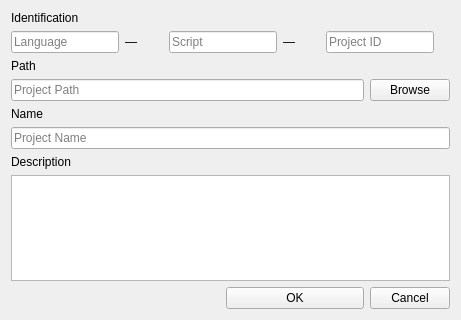
<?xml version="1.0" encoding="UTF-8"?>
<ui version="4.0">
 <class>MenuProjectAdd</class>
 <widget class="QWidget" name="MenuProjectAdd">
  <property name="geometry">
   <rect>
    <x>0</x>
    <y>0</y>
    <width>461</width>
    <height>320</height>
   </rect>
  </property>
  <property name="windowTitle">
   <string>Rapuma - New Project</string>
  </property>
  <property name="toolTip">
   <string>Create a new Rapuma project</string>
  </property>
  <layout class="QGridLayout" name="gridLayout">
   <item row="0" column="0">
    <widget class="QLabel" name="labelIdentification">
     <property name="text">
      <string>Identification</string>
     </property>
    </widget>
   </item>
   <item row="1" column="0">
    <widget class="QLineEdit" name="lineEditLangId">
     <property name="sizePolicy">
      <sizepolicy hsizetype="Fixed" vsizetype="Fixed">
       <horstretch>0</horstretch>
       <verstretch>0</verstretch>
      </sizepolicy>
     </property>
     <property name="focusPolicy">
      <enum>Qt::StrongFocus</enum>
     </property>
     <property name="toolTip">
      <string>Ethnologue 3 letter language code</string>
     </property>
     <property name="whatsThis">
      <string/>
     </property>
     <property name="text">
      <string/>
     </property>
     <property name="maxLength">
      <number>3</number>
     </property>
     <property name="placeholderText">
      <string>Language</string>
     </property>
    </widget>
   </item>
   <item row="1" column="1">
    <widget class="QLabel" name="labelDash_1">
     <property name="text">
      <string>—</string>
     </property>
    </widget>
   </item>
   <item row="1" column="2" colspan="2">
    <widget class="QLineEdit" name="lineEditScriptId">
     <property name="sizePolicy">
      <sizepolicy hsizetype="Fixed" vsizetype="Fixed">
       <horstretch>0</horstretch>
       <verstretch>0</verstretch>
      </sizepolicy>
     </property>
     <property name="focusPolicy">
      <enum>Qt::StrongFocus</enum>
     </property>
     <property name="toolTip">
      <string>ISO 4 letter script code</string>
     </property>
     <property name="text">
      <string/>
     </property>
     <property name="maxLength">
      <number>4</number>
     </property>
     <property name="placeholderText">
      <string>Script</string>
     </property>
    </widget>
   </item>
   <item row="1" column="4">
    <widget class="QLabel" name="labelDash_2">
     <property name="text">
      <string>—</string>
     </property>
    </widget>
   </item>
   <item row="1" column="5" colspan="2">
    <widget class="QLineEdit" name="lineEditProjId">
     <property name="sizePolicy">
      <sizepolicy hsizetype="Fixed" vsizetype="Fixed">
       <horstretch>0</horstretch>
       <verstretch>0</verstretch>
      </sizepolicy>
     </property>
     <property name="focusPolicy">
      <enum>Qt::StrongFocus</enum>
     </property>
     <property name="toolTip">
      <string>Make up a project identifier code (max 10 letters)</string>
     </property>
     <property name="text">
      <string/>
     </property>
     <property name="maxLength">
      <number>10</number>
     </property>
     <property name="placeholderText">
      <string>Project ID</string>
     </property>
    </widget>
   </item>
   <item row="2" column="0">
    <widget class="QLabel" name="labelPath">
     <property name="text">
      <string>Path</string>
     </property>
    </widget>
   </item>
   <item row="3" column="0" colspan="6">
    <widget class="QLineEdit" name="lineEditProjPath">
     <property name="focusPolicy">
      <enum>Qt::StrongFocus</enum>
     </property>
     <property name="toolTip">
      <string>Browse to the project path</string>
     </property>
     <property name="text">
      <string/>
     </property>
     <property name="placeholderText">
      <string>Project Path</string>
     </property>
    </widget>
   </item>
   <item row="3" column="6">
    <widget class="QPushButton" name="pushButtonBrowse">
     <property name="toolTip">
      <string>Browse to the project folder</string>
     </property>
     <property name="text">
      <string>Browse</string>
     </property>
    </widget>
   </item>
   <item row="4" column="0">
    <widget class="QLabel" name="labelName">
     <property name="text">
      <string>Name</string>
     </property>
    </widget>
   </item>
   <item row="5" column="0" colspan="7">
    <widget class="QLineEdit" name="lineEditProjName">
     <property name="focusPolicy">
      <enum>Qt::StrongFocus</enum>
     </property>
     <property name="toolTip">
      <string>Project name, could be book title</string>
     </property>
     <property name="text">
      <string/>
     </property>
     <property name="placeholderText">
      <string>Project Name</string>
     </property>
    </widget>
   </item>
   <item row="6" column="0">
    <widget class="QLabel" name="labelDescription">
     <property name="toolTip">
      <string>Create a new Rapuma project</string>
     </property>
     <property name="text">
      <string>Description</string>
     </property>
    </widget>
   </item>
   <item row="7" column="0" colspan="7">
    <widget class="QTextEdit" name="textEditProjDescription">
     <property name="focusPolicy">
      <enum>Qt::StrongFocus</enum>
     </property>
     <property name="toolTip">
      <string>Brief project description</string>
     </property>
     <property name="tabChangesFocus">
      <bool>true</bool>
     </property>
    </widget>
   </item>
   <item row="8" column="0" colspan="3">
    <spacer name="horizontalSpacer">
     <property name="orientation">
      <enum>Qt::Horizontal</enum>
     </property>
     <property name="sizeHint" stdset="0">
      <size>
       <width>40</width>
       <height>20</height>
      </size>
     </property>
    </spacer>
   </item>
   <item row="8" column="3" colspan="3">
    <widget class="QPushButton" name="pushButtonOk">
     <property name="toolTip">
      <string>Click to create a new project</string>
     </property>
     <property name="text">
      <string>OK</string>
     </property>
    </widget>
   </item>
   <item row="8" column="6">
    <widget class="QPushButton" name="pushButtonCancel">
     <property name="toolTip">
      <string>Click to cancel project creation</string>
     </property>
     <property name="text">
      <string>Cancel</string>
     </property>
    </widget>
   </item>
  </layout>
  <zorder>pushButtonOk</zorder>
  <zorder>pushButtonCancel</zorder>
  <zorder>labelDash_1</zorder>
  <zorder>labelDash_2</zorder>
  <zorder>labelIdentification</zorder>
  <zorder>labelName</zorder>
  <zorder>labelDescription</zorder>
  <zorder>labelPath</zorder>
  <zorder>horizontalSpacer</zorder>
  <zorder>textEditProjDescription</zorder>
  <zorder>lineEditProjName</zorder>
  <zorder>lineEditProjPath</zorder>
  <zorder>lineEditProjId</zorder>
  <zorder>lineEditScriptId</zorder>
  <zorder>lineEditLangId</zorder>
  <zorder>pushButtonBrowse</zorder>
 </widget>
 <tabstops>
  <tabstop>pushButtonCancel</tabstop>
  <tabstop>lineEditLangId</tabstop>
  <tabstop>lineEditScriptId</tabstop>
  <tabstop>lineEditProjId</tabstop>
  <tabstop>lineEditProjPath</tabstop>
  <tabstop>lineEditProjName</tabstop>
  <tabstop>textEditProjDescription</tabstop>
  <tabstop>pushButtonOk</tabstop>
 </tabstops>
 <resources/>
 <connections>
  <connection>
   <sender>pushButtonCancel</sender>
   <signal>clicked(bool)</signal>
   <receiver>MenuProjectAdd</receiver>
   <slot>close()</slot>
   <hints>
    <hint type="sourcelabel">
     <x>367</x>
     <y>294</y>
    </hint>
    <hint type="destinationlabel">
     <x>460</x>
     <y>309</y>
    </hint>
   </hints>
  </connection>
  <connection>
   <sender>pushButtonOk</sender>
   <signal>clicked()</signal>
   <receiver>MenuProjectAdd</receiver>
   <slot>setupUi()</slot>
   <hints>
    <hint type="sourcelabel">
     <x>360</x>
     <y>310</y>
    </hint>
    <hint type="destinationlabel">
     <x>123</x>
     <y>315</y>
    </hint>
   </hints>
  </connection>
  <connection>
   <sender>pushButtonBrowse</sender>
   <signal>clicked()</signal>
   <receiver>MenuProjectAdd</receiver>
   <slot>setupUi()</slot>
   <hints>
    <hint type="sourcelabel">
     <x>408</x>
     <y>101</y>
    </hint>
    <hint type="destinationlabel">
     <x>438</x>
     <y>71</y>
    </hint>
   </hints>
  </connection>
 </connections>
 <slots>
  <slot>setupUi()</slot>
 </slots>
</ui>
